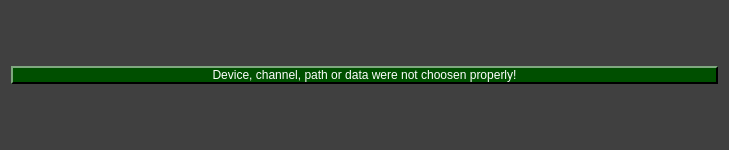
<?xml version="1.0" encoding="UTF-8"?>
<ui version="4.0">
 <class>error_window_dialog</class>
 <widget class="QDialog" name="error_window_dialog">
  <property name="geometry">
   <rect>
    <x>0</x>
    <y>0</y>
    <width>729</width>
    <height>150</height>
   </rect>
  </property>
  <property name="minimumSize">
   <size>
    <width>0</width>
    <height>0</height>
   </size>
  </property>
  <property name="maximumSize">
   <size>
    <width>99999</width>
    <height>99999</height>
   </size>
  </property>
  <property name="windowTitle">
   <string>ERROR!</string>
  </property>
  <property name="styleSheet">
   <string notr="true">QDialog{
	background-color: rgb(64, 64, 64);
}

QWidget{
	color: rgb(255, 255, 255);
}

QPushButton{
	background-color: rgb(0, 79, 0);

	border-top: 1.5px solid rgb(127, 167, 127);
	border-left: 1.5px solid rgb(127, 167, 127);

	border-bottom: 1.5px solid rgb(0, 0, 0);
	border-right: 1.5px solid rgb(0, 0, 0);

	
	font: 12pt &quot;Helvetica&quot;;
	text-align:center;
}

QWidget{
	font: 12pt &quot;Helvetica&quot;;
}

QPushButton:hover{
	background-color: rgb(0, 50, 0);
}

QPushButton:pressed{
	border: 2px solid rgb(255, 255, 255);
}
</string>
  </property>
  <property name="locale">
   <locale language="English" country="UnitedStates"/>
  </property>
  <layout class="QGridLayout" name="gridLayout">
   <item row="1" column="0">
    <widget class="QPushButton" name="confirm">
     <property name="minimumSize">
      <size>
       <width>0</width>
       <height>0</height>
      </size>
     </property>
     <property name="maximumSize">
      <size>
       <width>16777215</width>
       <height>99999</height>
      </size>
     </property>
     <property name="text">
      <string>Device, channel, path or data were not choosen properly!</string>
     </property>
    </widget>
   </item>
   <item row="0" column="0">
    <spacer name="verticalSpacer">
     <property name="orientation">
      <enum>Qt::Orientation::Vertical</enum>
     </property>
     <property name="sizeHint" stdset="0">
      <size>
       <width>20</width>
       <height>40</height>
      </size>
     </property>
    </spacer>
   </item>
   <item row="2" column="0">
    <spacer name="verticalSpacer_2">
     <property name="orientation">
      <enum>Qt::Orientation::Vertical</enum>
     </property>
     <property name="sizeHint" stdset="0">
      <size>
       <width>20</width>
       <height>40</height>
      </size>
     </property>
    </spacer>
   </item>
  </layout>
 </widget>
 <resources>
  <include location="resources_1.qrc"/>
 </resources>
 <connections/>
</ui>
